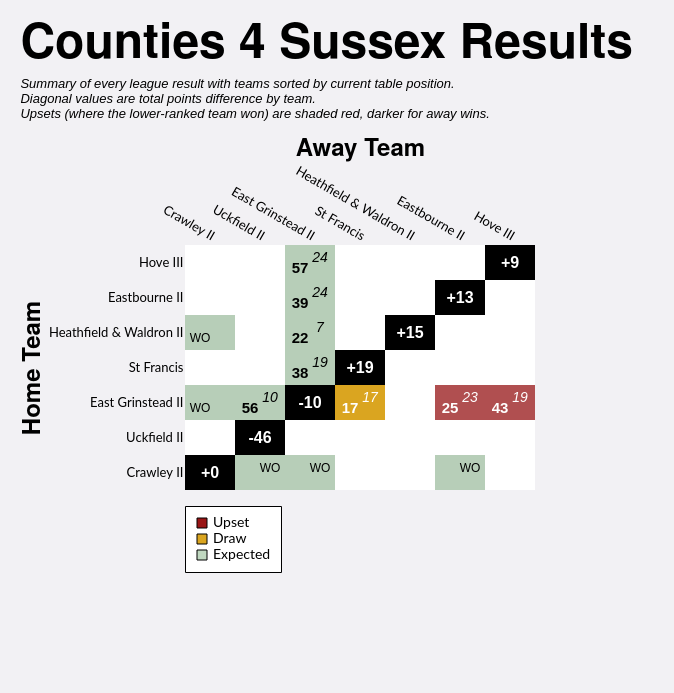

The Vega-Lite source for this figure:
### Vega-Lite specification from a JSON file in a GitHub repository (floating-point values rounded to 4 significant figures)
{"config": {"axis": {"labelFont": "Lato, sans-serif", "titleFont": "PT Sans Narrow, Helvetica Neue, Helvetica, Arial, sans-serif", "labelFontSize": 13, "titleFontSize": 24, "gridColor": "#202947", "gridOpacity": 0.2}, "header": {"labelFont": "PT Sans Narrow, Helvetica Neue, Helvetica, Arial, sans-serif", "titleFont": "PT Sans Narrow, Helvetica Neue, Helvetica, Arial, sans-serif", "labelFontSize": 24, "titleFontSize": 28, "labelFontWeight": "bold", "orient": "left"}, "legend": {"labelFont": "Lato, sans-serif", "titleFont": "PT Sans Narrow, Helvetica Neue, Helvetica, Arial, sans-serif", "labelFontSize": 14, "titleFontSize": 16, "titlePadding": 5, "fillColor": "white", "strokeColor": "black", "padding": 10, "titleFontWeight": "lighter", "titleFontStyle": "italic", "titleColor": "gray", "offset": 10}, "title": {"font": "PT Sans Narrow, Helvetica Neue, Helvetica, Arial, sans-serif", "fontSize": 48, "fontWeight": "bold", "anchor": "start", "align": "center", "titlePadding": 20, "subtitlePadding": 10, "subtitleFontSize": 13, "subtitleColor": "", "subtitleFontStyle": "italic", "offset": 15, "color": "black"}, "axisX": {"labelAngle": 0}, "facet": {"title": null, "header": null, "align": {"row": "each", "column": "each"}}, "resolve": {"scale": {"y": "independent", "facet": "independent"}}, "background": "#f2f1f4", "view": {"stroke": null}}, "layer": [{"data": {"name": "data-6b7d4432b47ef945ee47c41974f7fdb5"}, "mark": {"type": "rect"}, "encoding": {"color": {"field": "unexpected_result", "legend": {"columns": 1, "direction": "horizontal", "labelExpr": "datum.value === 'Upset (Away Win)' ? 'Upset' : datum.value", "labelLimit": 220, "offset": 16, "orient": "bottom", "symbolStrokeColor": "black", "symbolStrokeWidth": 1, "values": ["Upset (Away Win)", "Draw", "Expected"]}, "scale": {"domain": ["Expected", "Upset (Home Win)", "Upset (Away Win)", "Draw", "To be played", "N/A"], "range": ["#146f1444", "#991515bb", "#991515", "goldenrod", "white", "black"]}, "title": null, "type": "nominal"}, "opacity": {"condition": {"test": "datum.home_team == param_14['home_team'] || datum.away_team == param_14['home_team'] || !isValid(param_14['home_team'])", "value": 1.0}, "value": 0.1}, "tooltip": [{"field": "home_team", "title": "Home", "type": "nominal"}, {"field": "away_team", "title": "Away", "type": "nominal"}, {"field": "home_score_text", "title": "Home Score", "type": "nominal"}, {"field": "away_score_text", "title": "Away Score", "type": "nominal"}, {"field": "result", "title": "Result", "type": "nominal"}, {"field": "unexpected_result", "title": "Unexpectedness", "type": "nominal"}, {"field": "date", "format": "%d %b %Y", "title": "Date", "type": "temporal"}], "x": {"axis": {"domain": false, "grid": false, "labelAngle": 30, "orient": "top", "ticks": false}, "field": "away_team", "sort": ["Crawley II", "Uckfield II", "East Grinstead II", "St Francis", "Heathfield & Waldron II", "Eastbourne II", "Hove III"], "title": "Away Team", "type": "nominal"}, "y": {"axis": {"domain": false, "grid": false, "ticks": false}, "field": "home_team", "sort": ["Hove III", "Eastbourne II", "Heathfield & Waldron II", "St Francis", "East Grinstead II", "Uckfield II", "Crawley II"], "title": "Home Team", "type": "nominal"}}, "name": "view_9"}, {"data": {"name": "data-6b7d4432b47ef945ee47c41974f7fdb5"}, "mark": {"type": "text", "fontStyle": "italic", "size": 14, "xOffset": 10, "yOffset": -5}, "encoding": {"color": {"condition": {"test": "(datum.home_team == param_14['home_team'] || datum.away_team == param_14['home_team'] || !isValid(param_14['home_team'])) && datum.unexpected_result == 'Expected'", "value": "black"}, "value": "white"}, "text": {"field": "away_score_text", "type": "nominal"}, "x": {"field": "away_team", "sort": ["Crawley II", "Uckfield II", "East Grinstead II", "St Francis", "Heathfield & Waldron II", "Eastbourne II", "Hove III"], "type": "nominal"}, "y": {"field": "home_team", "sort": ["Hove III", "Eastbourne II", "Heathfield & Waldron II", "St Francis", "East Grinstead II", "Uckfield II", "Crawley II"], "type": "nominal"}}, "transform": [{"filter": "datum.away_score_text != '' && datum.away_score_text != 'WO'"}]}, {"data": {"name": "data-6b7d4432b47ef945ee47c41974f7fdb5"}, "mark": {"type": "text", "size": 12, "xOffset": 10, "yOffset": -5}, "encoding": {"color": {"condition": {"test": "(datum.home_team == param_14['home_team'] || datum.away_team == param_14['home_team'] || !isValid(param_14['home_team'])) && datum.unexpected_result == 'Expected'", "value": "black"}, "value": "white"}, "text": {"field": "away_score_text", "type": "nominal"}, "x": {"field": "away_team", "sort": ["Crawley II", "Uckfield II", "East Grinstead II", "St Francis", "Heathfield & Waldron II", "Eastbourne II", "Hove III"], "type": "nominal"}, "y": {"field": "home_team", "sort": ["Hove III", "Eastbourne II", "Heathfield & Waldron II", "St Francis", "East Grinstead II", "Uckfield II", "Crawley II"], "type": "nominal"}}, "transform": [{"filter": "datum.away_score_text == 'WO'"}]}, {"data": {"name": "data-6b7d4432b47ef945ee47c41974f7fdb5"}, "mark": {"type": "text", "fontWeight": "bold", "size": 15, "xOffset": -10, "yOffset": 5}, "encoding": {"color": {"condition": {"test": "(datum.home_team == param_14['home_team'] || datum.away_team == param_14['home_team'] || !isValid(param_14['home_team'])) && datum.unexpected_result == 'Expected'", "value": "black"}, "value": "white"}, "text": {"field": "home_score_text", "type": "nominal"}, "x": {"field": "away_team", "sort": ["Crawley II", "Uckfield II", "East Grinstead II", "St Francis", "Heathfield & Waldron II", "Eastbourne II", "Hove III"], "type": "nominal"}, "y": {"field": "home_team", "sort": ["Hove III", "Eastbourne II", "Heathfield & Waldron II", "St Francis", "East Grinstead II", "Uckfield II", "Crawley II"], "type": "nominal"}}, "transform": [{"filter": "datum.home_score_text != '' && datum.home_score_text != 'WO'"}]}, {"data": {"name": "data-6b7d4432b47ef945ee47c41974f7fdb5"}, "mark": {"type": "text", "size": 12, "xOffset": -10, "yOffset": 5}, "encoding": {"color": {"condition": {"test": "(datum.home_team == param_14['home_team'] || datum.away_team == param_14['home_team'] || !isValid(param_14['home_team'])) && datum.unexpected_result == 'Expected'", "value": "black"}, "value": "white"}, "text": {"field": "home_score_text", "type": "nominal"}, "x": {"field": "away_team", "sort": ["Crawley II", "Uckfield II", "East Grinstead II", "St Francis", "Heathfield & Waldron II", "Eastbourne II", "Hove III"], "type": "nominal"}, "y": {"field": "home_team", "sort": ["Hove III", "Eastbourne II", "Heathfield & Waldron II", "St Francis", "East Grinstead II", "Uckfield II", "Crawley II"], "type": "nominal"}}, "transform": [{"filter": "datum.home_score_text == 'WO'"}]}, {"data": {"name": "data-fecc7afd5414ebbbadb48049a19bf62b"}, "mark": {"type": "text", "color": "white", "fontWeight": "bold", "size": 16}, "encoding": {"text": {"field": "display_text", "type": "nominal"}, "tooltip": [{"field": "home_team", "title": "Team", "type": "nominal"}, {"field": "display_text", "title": "Points Difference", "type": "nominal"}], "x": {"field": "away_team", "sort": ["Crawley II", "Uckfield II", "East Grinstead II", "St Francis", "Heathfield & Waldron II", "Eastbourne II", "Hove III"], "type": "nominal"}, "y": {"field": "home_team", "sort": ["Hove III", "Eastbourne II", "Heathfield & Waldron II", "St Francis", "East Grinstead II", "Uckfield II", "Crawley II"], "type": "nominal"}}}], "height": {"step": 35}, "padding": {"left": 20, "top": 20, "right": 40, "bottom": 120}, "params": [{"name": "param_14", "select": {"type": "point", "clear": "dblclick", "fields": ["home_team"], "on": "click"}, "value": null, "views": ["view_9"]}], "title": {"text": "Counties 4 Sussex Results", "subtitle": ["Summary of every league result with teams sorted by current table position.", "Diagonal values are total points difference by team.", "Upsets (where the lower-ranked team won) are shaded red, darker for away wins."]}, "width": {"step": 50}, "$schema": "https://vega.github.io/schema/vega-lite/v5.20.1.json", "datasets": {"data-6b7d4432b47ef945ee47c41974f7fdb5": [{"home_team": "Crawley II", "away_team": "Crawley II", "match_id": null, "date": "", "home_score": null, "away_score": null, "home_walkover": null, "away_walkover": null, "result": "N/A", "home_score_text": "", "away_score_text": "", "wo_result": "", "score_text": "", "display_text": "+0", "is_diagonal": true, "result_simple": "N/A", "unexpected_result": "N/A", "unexpected_opacity": 1.0}, {"home_team": "Crawley II", "away_team": "East Grinstead II", "match_id": "995325", "date": "2022-10-01T00:00:00", "home_score": null, "away_score": null, "home_walkover": false, "away_walkover": true, "result": "Away Win", "home_score_text": "", "away_score_text": "WO", "wo_result": "AWO", "score_text": "WO", "display_text": "WO", "is_diagonal": false, "result_simple": "Away Win", "unexpected_result": "Expected", "unexpected_opacity": 0.25}, {"home_team": "Crawley II", "away_team": "Eastbourne II", "match_id": "995339", "date": "2022-11-12T00:00:00", "home_score": null, "away_score": null, "home_walkover": false, "away_walkover": true, "result": "Away Win", "home_score_text": "", "away_score_text": "WO", "wo_result": "AWO", "score_text": "WO", "display_text": "WO", "is_diagonal": false, "result_simple": "Away Win", "unexpected_result": "Expected", "unexpected_opacity": 0.25}, {"home_team": "Crawley II", "away_team": "Heathfield & Waldron II", "match_id": null, "date": "", "home_score": null, "away_score": null, "home_walkover": null, "away_walkover": null, "result": "To be played", "home_score_text": "", "away_score_text": "", "wo_result": "", "score_text": "", "display_text": "", "is_diagonal": false, "result_simple": "To be played", "unexpected_result": "To be played", "unexpected_opacity": 1.0}, {"home_team": "Crawley II", "away_team": "Hove III", "match_id": null, "date": "", "home_score": null, "away_score": null, "home_walkover": null, "away_walkover": null, "result": "To be played", "home_score_text": "", "away_score_text": "", "wo_result": "", "score_text": "", "display_text": "", "is_diagonal": false, "result_simple": "To be played", "unexpected_result": "To be played", "unexpected_opacity": 1.0}, {"home_team": "Crawley II", "away_team": "St Francis", "match_id": null, "date": "", "home_score": null, "away_score": null, "home_walkover": null, "away_walkover": null, "result": "To be played", "home_score_text": "", "away_score_text": "", "wo_result": "", "score_text": "", "display_text": "", "is_diagonal": false, "result_simple": "To be played", "unexpected_result": "To be played", "unexpected_opacity": 1.0}, {"home_team": "Crawley II", "away_team": "Uckfield II", "match_id": "995351", "date": "2022-12-10T00:00:00", "home_score": null, "away_score": null, "home_walkover": false, "away_walkover": true, "result": "Away Win", "home_score_text": "", "away_score_text": "WO", "wo_result": "AWO", "score_text": "WO", "display_text": "WO", "is_diagonal": false, "result_simple": "Away Win", "unexpected_result": "Expected", "unexpected_opacity": 0.25}, {"home_team": "East Grinstead II", "away_team": "Crawley II", "match_id": "995349", "date": "2022-12-03T00:00:00", "home_score": null, "away_score": null, "home_walkover": true, "away_walkover": false, "result": "Home Win", "home_score_text": "WO", "away_score_text": "", "wo_result": "HWO", "score_text": "WO", "display_text": "WO", "is_diagonal": false, "result_simple": "Home Win", "unexpected_result": "Expected", "unexpected_opacity": 0.25}, {"home_team": "East Grinstead II", "away_team": "East Grinstead II", "match_id": null, "date": "", "home_score": null, "away_score": null, "home_walkover": null, "away_walkover": null, "result": "N/A", "home_score_text": "", "away_score_text": "", "wo_result": "", "score_text": "", "display_text": "-10", "is_diagonal": true, "result_simple": "N/A", "unexpected_result": "N/A", "unexpected_opacity": 1.0}, {"home_team": "East Grinstead II", "away_team": "Eastbourne II", "match_id": "995326", "date": "2022-10-15T00:00:00", "home_score": 25, "away_score": 23, "home_walkover": false, "away_walkover": false, "result": "Home Win (LBP)", "home_score_text": "25", "away_score_text": "23", "wo_result": "", "score_text": "25-23", "display_text": "25-23", "is_diagonal": false, "result_simple": "Home Win", "unexpected_result": "Upset (Home Win)", "unexpected_opacity": 0.75}, {"home_team": "East Grinstead II", "away_team": "Heathfield & Waldron II", "match_id": null, "date": "", "home_score": null, "away_score": null, "home_walkover": null, "away_walkover": null, "result": "To be played", "home_score_text": "", "away_score_text": "", "wo_result": "", "score_text": "", "display_text": "", "is_diagonal": false, "result_simple": "To be played", "unexpected_result": "To be played", "unexpected_opacity": 1.0}, {"home_team": "East Grinstead II", "away_team": "Hove III", "match_id": "1032189", "date": "2023-01-07T00:00:00", "home_score": 43, "away_score": 19, "home_walkover": false, "away_walkover": false, "result": "Home Win", "home_score_text": "43", "away_score_text": "19", "wo_result": "", "score_text": "43-19", "display_text": "43-19", "is_diagonal": false, "result_simple": "Home Win", "unexpected_result": "Upset (Home Win)", "unexpected_opacity": 0.75}, {"home_team": "East Grinstead II", "away_team": "St Francis", "match_id": "995334", "date": "2022-10-29T00:00:00", "home_score": 17, "away_score": 17, "home_walkover": false, "away_walkover": false, "result": "Draw", "home_score_text": "17", "away_score_text": "17", "wo_result": "", "score_text": "17-17", "display_text": "17-17", "is_diagonal": false, "result_simple": "Draw", "unexpected_result": "Draw", "unexpected_opacity": 0.75}, {"home_team": "East Grinstead II", "away_team": "Uckfield II", "match_id": "1034960", "date": "2023-02-11T00:00:00", "home_score": 56, "away_score": 10, "home_walkover": false, "away_walkover": false, "result": "Home Win", "home_score_text": "56", "away_score_text": "10", "wo_result": "", "score_text": "56-10", "display_text": "56-10", "is_diagonal": false, "result_simple": "Home Win", "unexpected_result": "Expected", "unexpected_opacity": 0.25}, {"home_team": "Eastbourne II", "away_team": "Crawley II", "match_id": null, "date": "", "home_score": null, "away_score": null, "home_walkover": null, "away_walkover": null, "result": "To be played", "home_score_text": "", "away_score_text": "", "wo_result": "", "score_text": "", "display_text": "", "is_diagonal": false, "result_simple": "To be played", "unexpected_result": "To be played", "unexpected_opacity": 1.0}, {"home_team": "Eastbourne II", "away_team": "East Grinstead II", "match_id": "1032182", "date": "2023-01-21T00:00:00", "home_score": 39, "away_score": 24, "home_walkover": false, "away_walkover": false, "result": "Home Win", "home_score_text": "39", "away_score_text": "24", "wo_result": "", "score_text": "39-24", "display_text": "39-24", "is_diagonal": false, "result_simple": "Home Win", "unexpected_result": "Expected", "unexpected_opacity": 0.25}, {"home_team": "Eastbourne II", "away_team": "Eastbourne II", "match_id": null, "date": "", "home_score": null, "away_score": null, "home_walkover": null, "away_walkover": null, "result": "N/A", "home_score_text": "", "away_score_text": "", "wo_result": "", "score_text": "", "display_text": "+13", "is_diagonal": true, "result_simple": "N/A", "unexpected_result": "N/A", "unexpected_opacity": 1.0}, {"home_team": "Eastbourne II", "away_team": "Heathfield & Waldron II", "match_id": null, "date": "", "home_score": null, "away_score": null, "home_walkover": null, "away_walkover": null, "result": "To be played", "home_score_text": "", "away_score_text": "", "wo_result": "", "score_text": "", "display_text": "", "is_diagonal": false, "result_simple": "To be played", "unexpected_result": "To be played", "unexpected_opacity": 1.0}, {"home_team": "Eastbourne II", "away_team": "Hove III", "match_id": null, "date": "", "home_score": null, "away_score": null, "home_walkover": null, "away_walkover": null, "result": "To be played", "home_score_text": "", "away_score_text": "", "wo_result": "", "score_text": "", "display_text": "", "is_diagonal": false, "result_simple": "To be played", "unexpected_result": "To be played", "unexpected_opacity": 1.0}, {"home_team": "Eastbourne II", "away_team": "St Francis", "match_id": null, "date": "", "home_score": null, "away_score": null, "home_walkover": null, "away_walkover": null, "result": "To be played", "home_score_text": "", "away_score_text": "", "wo_result": "", "score_text": "", "display_text": "", "is_diagonal": false, "result_simple": "To be played", "unexpected_result": "To be played", "unexpected_opacity": 1.0}, {"home_team": "Eastbourne II", "away_team": "Uckfield II", "match_id": null, "date": "", "home_score": null, "away_score": null, "home_walkover": null, "away_walkover": null, "result": "To be played", "home_score_text": "", "away_score_text": "", "wo_result": "", "score_text": "", "display_text": "", "is_diagonal": false, "result_simple": "To be played", "unexpected_result": "To be played", "unexpected_opacity": 1.0}, {"home_team": "Heathfield & Waldron II", "away_team": "Crawley II", "match_id": "1034971", "date": "2023-02-11T00:00:00", "home_score": null, "away_score": null, "home_walkover": true, "away_walkover": false, "result": "Home Win", "home_score_text": "WO", "away_score_text": "", "wo_result": "HWO", "score_text": "WO", "display_text": "WO", "is_diagonal": false, "result_simple": "Home Win", "unexpected_result": "Expected", "unexpected_opacity": 0.25}, {"home_team": "Heathfield & Waldron II", "away_team": "East Grinstead II", "match_id": "995341", "date": "2022-11-12T00:00:00", "home_score": 22, "away_score": 7, "home_walkover": false, "away_walkover": false, "result": "Home Win", "home_score_text": "22", "away_score_text": "7", "wo_result": "", "score_text": "22-7", "display_text": "22-7", "is_diagonal": false, "result_simple": "Home Win", "unexpected_result": "Expected", "unexpected_opacity": 0.25}, {"home_team": "Heathfield & Waldron II", "away_team": "Eastbourne II", "match_id": null, "date": "", "home_score": null, "away_score": null, "home_walkover": null, "away_walkover": null, "result": "To be played", "home_score_text": "", "away_score_text": "", "wo_result": "", "score_text": "", "display_text": "", "is_diagonal": false, "result_simple": "To be played", "unexpected_result": "To be played", "unexpected_opacity": 1.0}, {"home_team": "Heathfield & Waldron II", "away_team": "Heathfield & Waldron II", "match_id": null, "date": "", "home_score": null, "away_score": null, "home_walkover": null, "away_walkover": null, "result": "N/A", "home_score_text": "", "away_score_text": "", "wo_result": "", "score_text": "", "display_text": "+15", "is_diagonal": true, "result_simple": "N/A", "unexpected_result": "N/A", "unexpected_opacity": 1.0}, {"home_team": "Heathfield & Waldron II", "away_team": "Hove III", "match_id": null, "date": "", "home_score": null, "away_score": null, "home_walkover": null, "away_walkover": null, "result": "To be played", "home_score_text": "", "away_score_text": "", "wo_result": "", "score_text": "", "display_text": "", "is_diagonal": false, "result_simple": "To be played", "unexpected_result": "To be played", "unexpected_opacity": 1.0}, {"home_team": "Heathfield & Waldron II", "away_team": "St Francis", "match_id": null, "date": "", "home_score": null, "away_score": null, "home_walkover": null, "away_walkover": null, "result": "To be played", "home_score_text": "", "away_score_text": "", "wo_result": "", "score_text": "", "display_text": "", "is_diagonal": false, "result_simple": "To be played", "unexpected_result": "To be played", "unexpected_opacity": 1.0}, {"home_team": "Heathfield & Waldron II", "away_team": "Uckfield II", "match_id": null, "date": "", "home_score": null, "away_score": null, "home_walkover": null, "away_walkover": null, "result": "To be played", "home_score_text": "", "away_score_text": "", "wo_result": "", "score_text": "", "display_text": "", "is_diagonal": false, "result_simple": "To be played", "unexpected_result": "To be played", "unexpected_opacity": 1.0}, {"home_team": "Hove III", "away_team": "Crawley II", "match_id": null, "date": "", "home_score": null, "away_score": null, "home_walkover": null, "away_walkover": null, "result": "To be played", "home_score_text": "", "away_score_text": "", "wo_result": "", "score_text": "", "display_text": "", "is_diagonal": false, "result_simple": "To be played", "unexpected_result": "To be played", "unexpected_opacity": 1.0}, {"home_team": "Hove III", "away_team": "East Grinstead II", "match_id": "995369", "date": "2023-03-04T00:00:00", "home_score": 57, "away_score": 24, "home_walkover": false, "away_walkover": false, "result": "Home Win", "home_score_text": "57", "away_score_text": "24", "wo_result": "", "score_text": "57-24", "display_text": "57-24", "is_diagonal": false, "result_simple": "Home Win", "unexpected_result": "Expected", "unexpected_opacity": 0.25}, {"home_team": "Hove III", "away_team": "Eastbourne II", "match_id": null, "date": "", "home_score": null, "away_score": null, "home_walkover": null, "away_walkover": null, "result": "To be played", "home_score_text": "", "away_score_text": "", "wo_result": "", "score_text": "", "display_text": "", "is_diagonal": false, "result_simple": "To be played", "unexpected_result": "To be played", "unexpected_opacity": 1.0}, {"home_team": "Hove III", "away_team": "Heathfield & Waldron II", "match_id": null, "date": "", "home_score": null, "away_score": null, "home_walkover": null, "away_walkover": null, "result": "To be played", "home_score_text": "", "away_score_text": "", "wo_result": "", "score_text": "", "display_text": "", "is_diagonal": false, "result_simple": "To be played", "unexpected_result": "To be played", "unexpected_opacity": 1.0}, {"home_team": "Hove III", "away_team": "Hove III", "match_id": null, "date": "", "home_score": null, "away_score": null, "home_walkover": null, "away_walkover": null, "result": "N/A", "home_score_text": "", "away_score_text": "", "wo_result": "", "score_text": "", "display_text": "+9", "is_diagonal": true, "result_simple": "N/A", "unexpected_result": "N/A", "unexpected_opacity": 1.0}, {"home_team": "Hove III", "away_team": "St Francis", "match_id": null, "date": "", "home_score": null, "away_score": null, "home_walkover": null, "away_walkover": null, "result": "To be played", "home_score_text": "", "away_score_text": "", "wo_result": "", "score_text": "", "display_text": "", "is_diagonal": false, "result_simple": "To be played", "unexpected_result": "To be played", "unexpected_opacity": 1.0}, {"home_team": "Hove III", "away_team": "Uckfield II", "match_id": null, "date": "", "home_score": null, "away_score": null, "home_walkover": null, "away_walkover": null, "result": "To be played", "home_score_text": "", "away_score_text": "", "wo_result": "", "score_text": "", "display_text": "", "is_diagonal": false, "result_simple": "To be played", "unexpected_result": "To be played", "unexpected_opacity": 1.0}, {"home_team": "St Francis", "away_team": "Crawley II", "match_id": null, "date": "", "home_score": null, "away_score": null, "home_walkover": null, "away_walkover": null, "result": "To be played", "home_score_text": "", "away_score_text": "", "wo_result": "", "score_text": "", "display_text": "", "is_diagonal": false, "result_simple": "To be played", "unexpected_result": "To be played", "unexpected_opacity": 1.0}, {"home_team": "St Francis", "away_team": "East Grinstead II", "match_id": "995361", "date": "2023-01-28T00:00:00", "home_score": 38, "away_score": 19, "home_walkover": false, "away_walkover": false, "result": "Home Win", "home_score_text": "38", "away_score_text": "19", "wo_result": "", "score_text": "38-19", "display_text": "38-19", "is_diagonal": false, "result_simple": "Home Win", "unexpected_result": "Expected", "unexpected_opacity": 0.25}, {"home_team": "St Francis", "away_team": "Eastbourne II", "match_id": null, "date": "", "home_score": null, "away_score": null, "home_walkover": null, "away_walkover": null, "result": "To be played", "home_score_text": "", "away_score_text": "", "wo_result": "", "score_text": "", "display_text": "", "is_diagonal": false, "result_simple": "To be played", "unexpected_result": "To be played", "unexpected_opacity": 1.0}, {"home_team": "St Francis", "away_team": "Heathfield & Waldron II", "match_id": null, "date": "", "home_score": null, "away_score": null, "home_walkover": null, "away_walkover": null, "result": "To be played", "home_score_text": "", "away_score_text": "", "wo_result": "", "score_text": "", "display_text": "", "is_diagonal": false, "result_simple": "To be played", "unexpected_result": "To be played", "unexpected_opacity": 1.0}, {"home_team": "St Francis", "away_team": "Hove III", "match_id": null, "date": "", "home_score": null, "away_score": null, "home_walkover": null, "away_walkover": null, "result": "To be played", "home_score_text": "", "away_score_text": "", "wo_result": "", "score_text": "", "display_text": "", "is_diagonal": false, "result_simple": "To be played", "unexpected_result": "To be played", "unexpected_opacity": 1.0}, {"home_team": "St Francis", "away_team": "St Francis", "match_id": null, "date": "", "home_score": null, "away_score": null, "home_walkover": null, "away_walkover": null, "result": "N/A", "home_score_text": "", "away_score_text": "", "wo_result": "", "score_text": "", "display_text": "+19", "is_diagonal": true, "result_simple": "N/A", "unexpected_result": "N/A", "unexpected_opacity": 1.0}, {"home_team": "St Francis", "away_team": "Uckfield II", "match_id": null, "date": "", "home_score": null, "away_score": null, "home_walkover": null, "away_walkover": null, "result": "To be played", "home_score_text": "", "away_score_text": "", "wo_result": "", "score_text": "", "display_text": "", "is_diagonal": false, "result_simple": "To be played", "unexpected_result": "To be played", "unexpected_opacity": 1.0}, {"home_team": "Uckfield II", "away_team": "Crawley II", "match_id": null, "date": "", "home_score": null, "away_score": null, "home_walkover": null, "away_walkover": null, "result": "To be played", "home_score_text": "", "away_score_text": "", "wo_result": "", "score_text": "", "display_text": "", "is_diagonal": false, "result_simple": "To be played", "unexpected_result": "To be played", "unexpected_opacity": 1.0}, {"home_team": "Uckfield II", "away_team": "East Grinstead II", "match_id": null, "date": "", "home_score": null, "away_score": null, "home_walkover": null, "away_walkover": null, "result": "To be played", "home_score_text": "", "away_score_text": "", "wo_result": "", "score_text": "", "display_text": "", "is_diagonal": false, "result_simple": "To be played", "unexpected_result": "To be played", "unexpected_opacity": 1.0}, {"home_team": "Uckfield II", "away_team": "Eastbourne II", "match_id": null, "date": "", "home_score": null, "away_score": null, "home_walkover": null, "away_walkover": null, "result": "To be played", "home_score_text": "", "away_score_text": "", "wo_result": "", "score_text": "", "display_text": "", "is_diagonal": false, "result_simple": "To be played", "unexpected_result": "To be played", "unexpected_opacity": 1.0}, {"home_team": "Uckfield II", "away_team": "Heathfield & Waldron II", "match_id": null, "date": "", "home_score": null, "away_score": null, "home_walkover": null, "away_walkover": null, "result": "To be played", "home_score_text": "", "away_score_text": "", "wo_result": "", "score_text": "", "display_text": "", "is_diagonal": false, "result_simple": "To be played", "unexpected_result": "To be played", "unexpected_opacity": 1.0}, {"home_team": "Uckfield II", "away_team": "Hove III", "match_id": null, "date": "", "home_score": null, "away_score": null, "home_walkover": null, "away_walkover": null, "result": "To be played", "home_score_text": "", "away_score_text": "", "wo_result": "", "score_text": "", "display_text": "", "is_diagonal": false, "result_simple": "To be played", "unexpected_result": "To be played", "unexpected_opacity": 1.0}, {"home_team": "Uckfield II", "away_team": "St Francis", "match_id": null, "date": "", "home_score": null, "away_score": null, "home_walkover": null, "away_walkover": null, "result": "To be played", "home_score_text": "", "away_score_text": "", "wo_result": "", "score_text": "", "display_text": "", "is_diagonal": false, "result_simple": "To be played", "unexpected_result": "To be played", "unexpected_opacity": 1.0}, {"home_team": "Uckfield II", "away_team": "Uckfield II", "match_id": null, "date": "", "home_score": null, "away_score": null, "home_walkover": null, "away_walkover": null, "result": "N/A", "home_score_text": "", "away_score_text": "", "wo_result": "", "score_text": "", "display_text": "-46", "is_diagonal": true, "result_simple": "N/A", "unexpected_result": "N/A", "unexpected_opacity": 1.0}], "data-fecc7afd5414ebbbadb48049a19bf62b": [{"home_team": "Crawley II", "away_team": "Crawley II", "match_id": null, "date": "", "home_score": null, "away_score": null, "home_walkover": null, "away_walkover": null, "result": "N/A", "home_score_text": "", "away_score_text": "", "wo_result": "", "score_text": "", "display_text": "+0", "is_diagonal": true, "result_simple": "N/A", "unexpected_result": "N/A", "unexpected_opacity": 1.0}, {"home_team": "East Grinstead II", "away_team": "East Grinstead II", "match_id": null, "date": "", "home_score": null, "away_score": null, "home_walkover": null, "away_walkover": null, "result": "N/A", "home_score_text": "", "away_score_text": "", "wo_result": "", "score_text": "", "display_text": "-10", "is_diagonal": true, "result_simple": "N/A", "unexpected_result": "N/A", "unexpected_opacity": 1.0}, {"home_team": "Eastbourne II", "away_team": "Eastbourne II", "match_id": null, "date": "", "home_score": null, "away_score": null, "home_walkover": null, "away_walkover": null, "result": "N/A", "home_score_text": "", "away_score_text": "", "wo_result": "", "score_text": "", "display_text": "+13", "is_diagonal": true, "result_simple": "N/A", "unexpected_result": "N/A", "unexpected_opacity": 1.0}, {"home_team": "Heathfield & Waldron II", "away_team": "Heathfield & Waldron II", "match_id": null, "date": "", "home_score": null, "away_score": null, "home_walkover": null, "away_walkover": null, "result": "N/A", "home_score_text": "", "away_score_text": "", "wo_result": "", "score_text": "", "display_text": "+15", "is_diagonal": true, "result_simple": "N/A", "unexpected_result": "N/A", "unexpected_opacity": 1.0}, {"home_team": "Hove III", "away_team": "Hove III", "match_id": null, "date": "", "home_score": null, "away_score": null, "home_walkover": null, "away_walkover": null, "result": "N/A", "home_score_text": "", "away_score_text": "", "wo_result": "", "score_text": "", "display_text": "+9", "is_diagonal": true, "result_simple": "N/A", "unexpected_result": "N/A", "unexpected_opacity": 1.0}, {"home_team": "St Francis", "away_team": "St Francis", "match_id": null, "date": "", "home_score": null, "away_score": null, "home_walkover": null, "away_walkover": null, "result": "N/A", "home_score_text": "", "away_score_text": "", "wo_result": "", "score_text": "", "display_text": "+19", "is_diagonal": true, "result_simple": "N/A", "unexpected_result": "N/A", "unexpected_opacity": 1.0}, {"home_team": "Uckfield II", "away_team": "Uckfield II", "match_id": null, "date": "", "home_score": null, "away_score": null, "home_walkover": null, "away_walkover": null, "result": "N/A", "home_score_text": "", "away_score_text": "", "wo_result": "", "score_text": "", "display_text": "-46", "is_diagonal": true, "result_simple": "N/A", "unexpected_result": "N/A", "unexpected_opacity": 1.0}]}}
